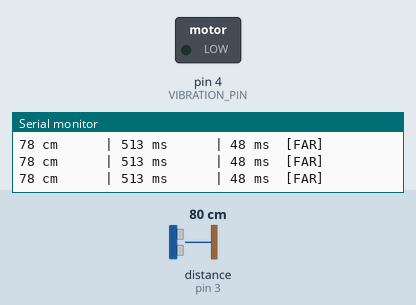
Simulated run of this sketch. Board: Arduino Uno, built with avr-gcc and run on an emulated ATmega328P. Parts: switched loads named in the sketch (green lamp = pin HIGH), the last lines printed to the serial monitor. Wiring (inferred from the names in the program): ultrasonic range finder: trigger pin 2; echo pin 3. Dashed ring = blinking. The test bench sets the inputs (shaded band); at power-on: distance to the obstacle (sensor on pin 3) 80 cm. The echo pulse lasts 58.3 µs per cm; pins used as bus, display or sensor lines are not drawn.

Above: at 1.9 s.
2.0 s: distance to the obstacle (sensor on pin 3) set to 35 cm
At 2.16 s:
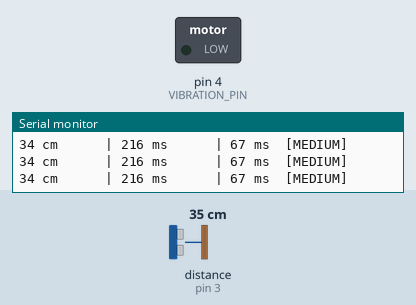
5.0 s: distance to the obstacle (sensor on pin 3) set to 2 cm
At 6.36 s:
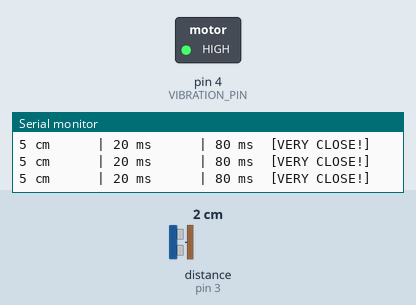
8.0 s: distance to the obstacle (sensor on pin 3) set to 250 cm
Timing chart, 0 to 17.0 s (numbered marks = the images above; inputs shaded):
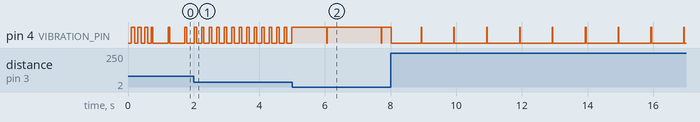

The sketch:

bat_system.ino
```cpp
/*
 * Haptic echolocation system
 * The closer the obstacle, the faster the vibrations
 * Inspired by the echolocation system of bats
 */

// === PIN CONFIGURATION ===
#define TRIG_PIN 2      // HC-SR04 Trigger Pin
#define ECHO_PIN 3      // HC-SR04 Echo Pin
#define VIBRATION_PIN 4 // Vibrator motor control pin

// === DISTANCE PARAMETERS ===
const int MIN_DISTANCE = 5;     // Minimum distance in cm
const int MAX_DISTANCE = 150;   // Maximum distance in cm
const int MEASUREMENT_INTERVAL = 30; // Time between each measurement (ms)

// === VIBRATION PARAMETERS ===
const int MIN_VIBRATION_INTERVAL = 20;   // Minimum interval between vibrations (ms)
const int MAX_VIBRATION_INTERVAL = 1000; // Maximum interval between vibrations (ms)
const int MIN_VIBRATION_DURATION = 15; // Minimum vibration duration (ms)
const int MAX_VIBRATION_DURATION = 80; // Maximum vibration duration (ms)

// === GLOBAL VARIABLES ===
unsigned long lastMeasurement = 0;
unsigned long lastVibration = 0;
unsigned long vibrationStart = 0;
bool isVibrating = false;

int distance = 0;
int vibrationInterval = 0;
int vibrationDuration = 0;

void setup() {
  // Pin configuration
  pinMode(TRIG_PIN, OUTPUT);
  pinMode(ECHO_PIN, INPUT);
  pinMode(VIBRATION_PIN, OUTPUT);

  // Serial communication initialization
  Serial.begin(9600);
  Serial.println("=================================");
  Serial.println("   HAPTIC ECHOLOCATION ACTIVE");
  Serial.println("=================================");
  Serial.println("Distance | Interval | Duration");
  Serial.println("---------|----------|---------");

  // Startup signal: 3 short vibrations
  for (int i = 0; i < 3; i++) {
    digitalWrite(VIBRATION_PIN, HIGH);
    delay(100);
    digitalWrite(VIBRATION_PIN, LOW);
    delay(100);
  }

  Serial.println("System ready!");
}

void loop() {
  // Measure distance at regular intervals
  if (millis() - lastMeasurement >= MEASUREMENT_INTERVAL) {
    distance = measureDistance();
    calculateVibrationParameters();
    displayInformation();
    lastMeasurement = millis();
  }

  // Manage vibrations
  manageVibrations();
}

int measureDistance() {
  // Send an ultrasonic pulse
  digitalWrite(TRIG_PIN, LOW);
  delayMicroseconds(2);
  digitalWrite(TRIG_PIN, HIGH);
  delayMicroseconds(10);
  digitalWrite(TRIG_PIN, LOW);

  // Measure the echo return time
  long duration = pulseIn(ECHO_PIN, HIGH, 25000); // Timeout 25ms

  // Calculate the distance (speed of sound = 343 m/s)
  int dist = duration * 0.034 / 2;

  // Filter out outlier values
  if (dist <= 0 || dist > MAX_DISTANCE) {
    dist = MAX_DISTANCE;
  }
  if (dist < MIN_DISTANCE) {
    dist = MIN_DISTANCE;
  }

  return dist;
}

void calculateVibrationParameters() {
  // Calculate the interval: closer = faster vibrations
  vibrationInterval = map(distance, MIN_DISTANCE, MAX_DISTANCE,
                          MIN_VIBRATION_INTERVAL, MAX_VIBRATION_INTERVAL);

  // Calculate the duration: closer = longer vibrations
  vibrationDuration = map(distance, MIN_DISTANCE, MAX_DISTANCE,
                      MAX_VIBRATION_DURATION, MIN_VIBRATION_DURATION);

  // Ensure consistent values
  vibrationInterval = constrain(vibrationInterval, MIN_VIBRATION_INTERVAL, MAX_VIBRATION_INTERVAL);
  vibrationDuration = constrain(vibrationDuration, MIN_VIBRATION_DURATION, MAX_VIBRATION_DURATION);
}

void manageVibrations() {
  unsigned long currentTime = millis();

  if (!isVibrating) {
    // Start a new vibration if the interval has passed
    if (currentTime - lastVibration >= vibrationInterval) {
      digitalWrite(VIBRATION_PIN, HIGH);
      isVibrating = true;
      vibrationStart = currentTime;
      lastVibration = currentTime;
    }
  } else {
    // Stop the vibration if the duration has passed
    if (currentTime - vibrationStart >= vibrationDuration) {
      digitalWrite(VIBRATION_PIN, LOW);
      isVibrating = false;
    }
  }
}

void displayInformation() {
  // Formatted display of information
  Serial.print(distance);
  Serial.print(" cm      | ");
  Serial.print(vibrationInterval);
  Serial.print(" ms      | ");
  Serial.print(vibrationDuration);
  Serial.print(" ms");

  // Visual proximity indicator
  if (distance <= 10) {
    Serial.println("  [VERY CLOSE!]");
  } else if (distance <= 30) {
    Serial.println("  [CLOSE]");
  } else if (distance <= 60) {
    Serial.println("  [MEDIUM]");
  } else {
    Serial.println("  [FAR]");
  }
}

/*
 * === OPERATING LOGIC ===
 *
 * Distance 5cm     → Vibrate every 20ms for 80ms (very fast)
 * Distance 30cm    → Vibrate every 200ms for 50ms (fast)
 * Distance 60cm    → Vibrate every 500ms for 30ms (medium)
 * Distance 150cm   → Vibrate every 1000ms for 15ms (slow)
 *
 * The closer the obstacle, the more the vibrations are:
 * - Frequent (short interval)
 * - Intense (long duration)
 */
```

Measured:
- after the input at 2.0 s, pin 4 (VIBRATION_PIN): alternates HIGH for 0.07 s and LOW for 0.16 s, starting at once
- after the input at 5.0 s, pin 4 (VIBRATION_PIN): alternates HIGH for 1.6 s and LOW for 0.02 s, starting after 1.1 s
